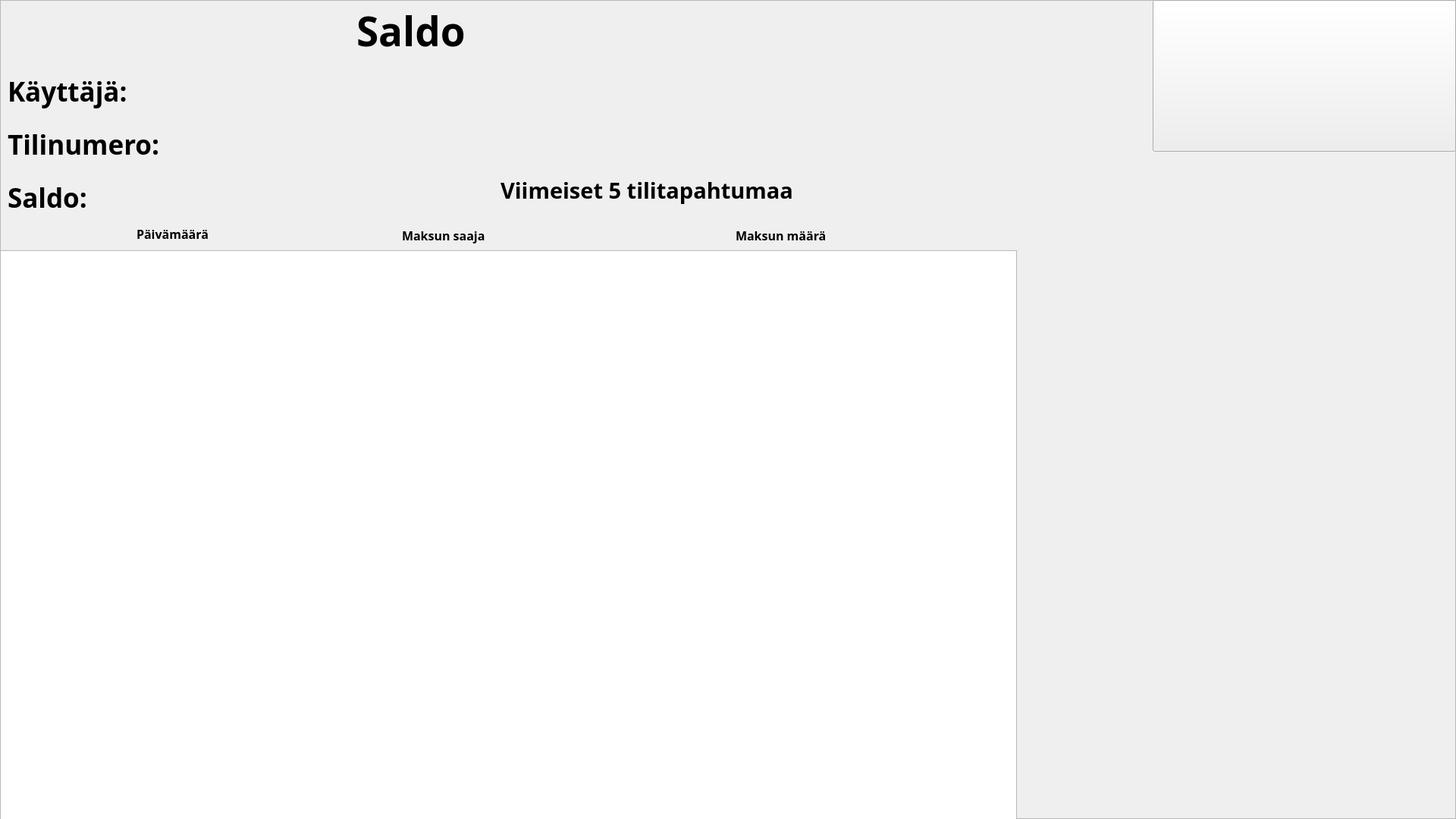
   <widget class="QFrame" name="frameSaldo">
    <property name="geometry">
     <rect>
      <x>0</x>
      <y>0</y>
      <width>1920</width>
      <height>1080</height>
     </rect>
    </property>
    <property name="frameShape">
     <enum>QFrame::StyledPanel</enum>
    </property>
    <property name="frameShadow">
     <enum>QFrame::Raised</enum>
    </property>
    <widget class="QLabel" name="labelSaldo">
     <property name="geometry">
      <rect>
       <x>470</x>
       <y>0</y>
       <width>211</width>
       <height>81</height>
      </rect>
     </property>
     <property name="font">
      <font>
       <family>Book Antiqua</family>
       <pointsize>40</pointsize>
       <weight>75</weight>
       <bold>true</bold>
      </font>
     </property>
     <property name="text">
      <string>Saldo</string>
     </property>
    </widget>
    <widget class="QPushButton" name="pushButtonPaavalikkoonSaldosta">
     <property name="geometry">
      <rect>
       <x>1520</x>
       <y>0</y>
       <width>400</width>
       <height>200</height>
      </rect>
     </property>
     <property name="styleSheet">
      <string notr="true">border-image: url(:/ButtonPaavalikkoon.png);</string>
     </property>
     <property name="text">
      <string/>
     </property>
    </widget>
    <widget class="QLabel" name="label_6">
     <property name="geometry">
      <rect>
       <x>10</x>
       <y>90</y>
       <width>191</width>
       <height>61</height>
      </rect>
     </property>
     <property name="font">
      <font>
       <family>Book Antiqua</family>
       <pointsize>26</pointsize>
       <weight>75</weight>
       <bold>true</bold>
      </font>
     </property>
     <property name="text">
      <string>Käyttäjä:</string>
     </property>
    </widget>
    <widget class="QLabel" name="labelSaldoKayttajaNimi">
     <property name="geometry">
      <rect>
       <x>260</x>
       <y>100</y>
       <width>421</width>
       <height>40</height>
      </rect>
     </property>
     <property name="font">
      <font>
       <family>Book Antiqua</family>
       <pointsize>26</pointsize>
       <weight>75</weight>
       <bold>true</bold>
      </font>
     </property>
     <property name="text">
      <string/>
     </property>
    </widget>
    <widget class="QLabel" name="label_3">
     <property name="geometry">
      <rect>
       <x>10</x>
       <y>170</y>
       <width>241</width>
       <height>40</height>
      </rect>
     </property>
     <property name="font">
      <font>
       <family>Book Antiqua</family>
       <pointsize>26</pointsize>
       <weight>75</weight>
       <bold>true</bold>
      </font>
     </property>
     <property name="text">
      <string>Tilinumero:</string>
     </property>
    </widget>
    <widget class="QLabel" name="labelTilinumero">
     <property name="geometry">
      <rect>
       <x>260</x>
       <y>170</y>
       <width>391</width>
       <height>40</height>
      </rect>
     </property>
     <property name="font">
      <font>
       <family>Book Antiqua</family>
       <pointsize>26</pointsize>
       <weight>75</weight>
       <bold>true</bold>
      </font>
     </property>
     <property name="text">
      <string/>
     </property>
    </widget>
    <widget class="QLabel" name="label_5">
     <property name="geometry">
      <rect>
       <x>10</x>
       <y>240</y>
       <width>141</width>
       <height>40</height>
      </rect>
     </property>
     <property name="font">
      <font>
       <family>Book Antiqua</family>
       <pointsize>26</pointsize>
       <weight>75</weight>
       <bold>true</bold>
      </font>
     </property>
     <property name="text">
      <string>Saldo:</string>
     </property>
    </widget>
    <widget class="QLabel" name="labelTilinSaldo">
     <property name="geometry">
      <rect>
       <x>260</x>
       <y>240</y>
       <width>261</width>
       <height>40</height>
      </rect>
     </property>
     <property name="font">
      <font>
       <family>Book Antiqua</family>
       <pointsize>26</pointsize>
       <weight>75</weight>
       <bold>true</bold>
      </font>
     </property>
     <property name="text">
      <string/>
     </property>
     <property name="alignment">
      <set>Qt::AlignLeading|Qt::AlignLeft|Qt::AlignVCenter</set>
     </property>
    </widget>
    <widget class="QTableView" name="tableViewSaldo">
     <property name="geometry">
      <rect>
       <x>0</x>
       <y>330</y>
       <width>1341</width>
       <height>751</height>
      </rect>
     </property>
     <property name="font">
      <font>
       <family>Book Antiqua</family>
       <pointsize>25</pointsize>
       <weight>75</weight>
       <bold>true</bold>
      </font>
     </property>
     <property name="styleSheet">
      <string notr="true">border-image: url(:/Tausta2.JPEG);</string>
     </property>
     <property name="verticalScrollBarPolicy">
      <enum>Qt::ScrollBarAlwaysOff</enum>
     </property>
     <property name="horizontalScrollBarPolicy">
      <enum>Qt::ScrollBarAlwaysOff</enum>
     </property>
     <property name="sizeAdjustPolicy">
      <enum>QAbstractScrollArea::AdjustToContentsOnFirstShow</enum>
     </property>
     <property name="editTriggers">
      <set>QAbstractItemView::NoEditTriggers</set>
     </property>
     <property name="alternatingRowColors">
      <bool>true</bool>
     </property>
     <property name="selectionMode">
      <enum>QAbstractItemView::NoSelection</enum>
     </property>
     <property name="textElideMode">
      <enum>Qt::ElideMiddle</enum>
     </property>
     <property name="verticalScrollMode">
      <enum>QAbstractItemView::ScrollPerItem</enum>
     </property>
     <property name="cornerButtonEnabled">
      <bool>false</bool>
     </property>
     <attribute name="horizontalHeaderVisible">
      <bool>false</bool>
     </attribute>
     <attribute name="horizontalHeaderCascadingSectionResizes">
      <bool>true</bool>
     </attribute>
     <attribute name="horizontalHeaderDefaultSectionSize">
      <number>400</number>
     </attribute>
     <attribute name="horizontalHeaderMinimumSectionSize">
      <number>200</number>
     </attribute>
     <attribute name="horizontalHeaderStretchLastSection">
      <bool>true</bool>
     </attribute>
     <attribute name="verticalHeaderVisible">
      <bool>false</bool>
     </attribute>
     <attribute name="verticalHeaderCascadingSectionResizes">
      <bool>true</bool>
     </attribute>
     <attribute name="verticalHeaderDefaultSectionSize">
      <number>150</number>
     </attribute>
     <attribute name="verticalHeaderMinimumSectionSize">
      <number>150</number>
     </attribute>
     <attribute name="verticalHeaderStretchLastSection">
      <bool>true</bool>
     </attribute>
    </widget>
    <widget class="QLabel" name="label_13">
     <property name="geometry">
      <rect>
       <x>0</x>
       <y>0</y>
       <width>1920</width>
       <height>1080</height>
      </rect>
     </property>
     <property name="font">
      <font>
       <family>MS UI Gothic</family>
      </font>
     </property>
     <property name="text">
      <string/>
     </property>
     <property name="pixmap">
      <pixmap resource="resources/resources.qrc">:/Tausta.JPEG</pixmap>
     </property>
     <property name="scaledContents">
      <bool>true</bool>
     </property>
    </widget>
    <widget class="QLabel" name="label_15">
     <property name="geometry">
      <rect>
       <x>660</x>
       <y>220</y>
       <width>531</width>
       <height>61</height>
      </rect>
     </property>
     <property name="font">
      <font>
       <family>Book Antiqua</family>
       <pointsize>22</pointsize>
       <weight>75</weight>
       <bold>true</bold>
      </font>
     </property>
     <property name="text">
      <string>Viimeiset 5 tilitapahtumaa</string>
     </property>
    </widget>
    <widget class="QLabel" name="label_18">
     <property name="geometry">
      <rect>
       <x>180</x>
       <y>300</y>
       <width>121</width>
       <height>16</height>
      </rect>
     </property>
     <property name="font">
      <font>
       <family>Book Antiqua</family>
       <pointsize>12</pointsize>
       <weight>75</weight>
       <bold>true</bold>
      </font>
     </property>
     <property name="text">
      <string>Päivämäärä</string>
     </property>
    </widget>
    <widget class="QLabel" name="label_19">
     <property name="geometry">
      <rect>
       <x>530</x>
       <y>300</y>
       <width>141</width>
       <height>21</height>
      </rect>
     </property>
     <property name="font">
      <font>
       <family>Book Antiqua</family>
       <pointsize>12</pointsize>
       <weight>75</weight>
       <bold>true</bold>
      </font>
     </property>
     <property name="text">
      <string>Maksun saaja</string>
     </property>
    </widget>
    <widget class="QLabel" name="label_20">
     <property name="geometry">
      <rect>
       <x>970</x>
       <y>300</y>
       <width>141</width>
       <height>21</height>
      </rect>
     </property>
     <property name="font">
      <font>
       <family>Book Antiqua</family>
       <pointsize>12</pointsize>
       <weight>75</weight>
       <bold>true</bold>
      </font>
     </property>
     <property name="text">
      <string>Maksun määrä</string>
     </property>
    </widget>
    <zorder>label_13</zorder>
    <zorder>labelSaldo</zorder>
    <zorder>pushButtonPaavalikkoonSaldosta</zorder>
    <zorder>label_6</zorder>
    <zorder>labelSaldoKayttajaNimi</zorder>
    <zorder>label_3</zorder>
    <zorder>labelTilinumero</zorder>
    <zorder>label_5</zorder>
    <zorder>labelTilinSaldo</zorder>
    <zorder>tableViewSaldo</zorder>
    <zorder>label_15</zorder>
    <zorder>label_18</zorder>
    <zorder>label_19</zorder>
    <zorder>label_20</zorder>
   </widget>
